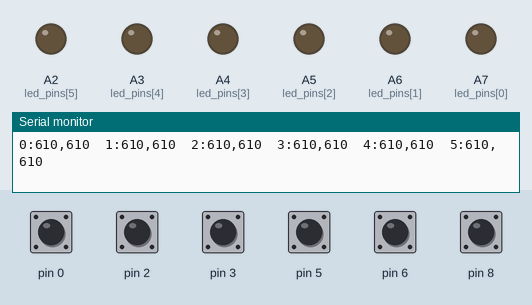
The sketch below on a simulated Teensy 4. On the bench: output pins drawn as LEDs (lit = HIGH), the last lines printed to the serial monitor. The inputs (shaded band) are chosen by the test bench; at power-on: pin 0, pin 2, pin 3, pin 5, pin 6, pin 8 HIGH.

Above: at 1.2 s.
1.3 s: pin 0 pulled LOW for 0.15 s
At 1.39 s:
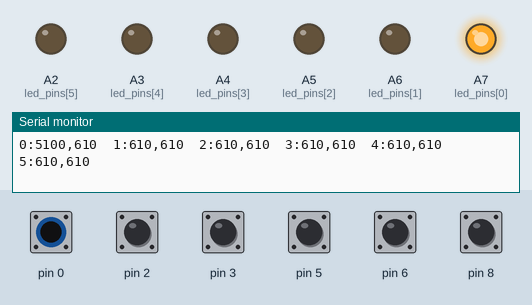
2.9 s: pin 2 pulled LOW for 1 s
At 3.7 s:
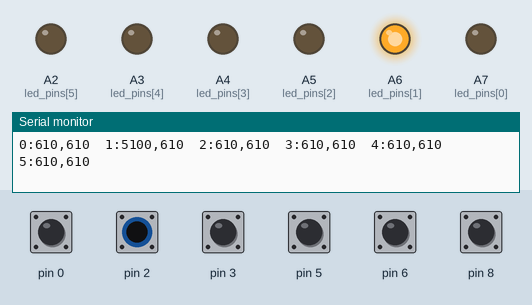
5.4 s: pin 3 pulled LOW for 0.15 s
At 5.49 s:
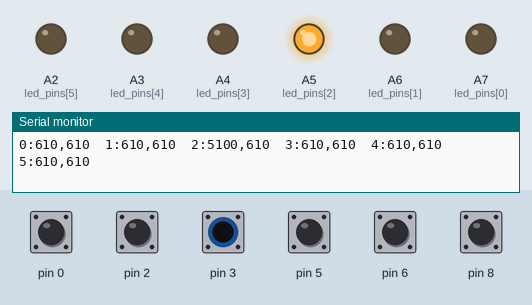
7.0 s: pin 5 pulled LOW for 0.15 s
At 7.08 s:
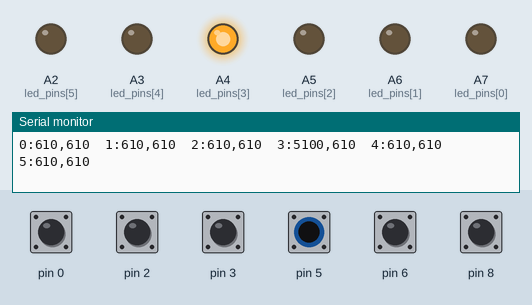
8.6 s: pin 6 pulled LOW for 0.15 s
At 8.69 s:
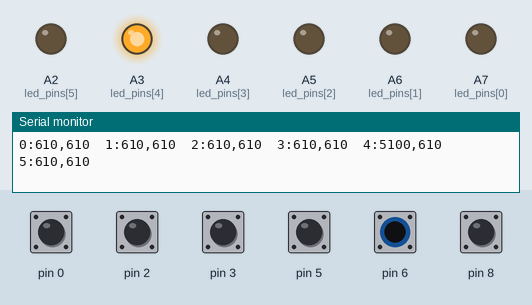
10.2 s: pin 8 pulled LOW for 0.15 s
At 10.28 s:
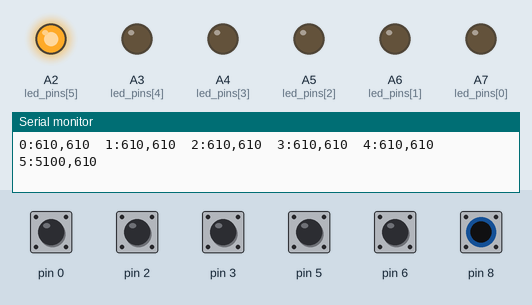
Timing chart, 0 to 12.8 s (numbered marks = the images above; inputs shaded):
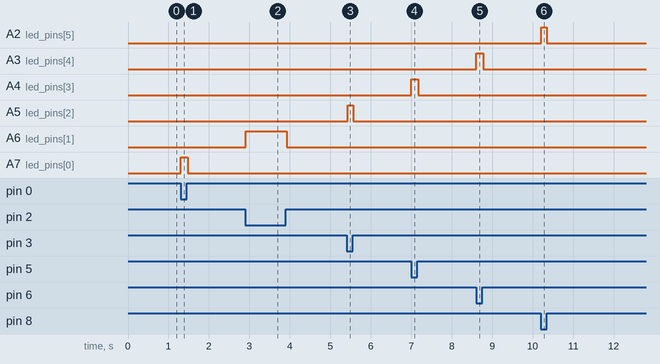

The sketch:

midi_sketch.ino
```cpp
#include <TimerOne.h>
#include <CapacitiveSensor.h>
#include "CapacitiveTouchSwitch.h"

const int midi_min=60;
const int midi_max=82;
long int timer=0;
int current_note;
bool sns01_on=false;
long threshold=40;
const uint8_t samples=30;

CapacitiveTouchSwitch sns0(1,0,samples,threshold);
CapacitiveTouchSwitch sns2(1,2,samples,threshold);
CapacitiveTouchSwitch sns3(4,3,samples,threshold);
CapacitiveTouchSwitch sns5(4,5,samples,threshold);
CapacitiveTouchSwitch sns6(7,6,samples,threshold);
CapacitiveTouchSwitch sns8(7,8,samples,threshold);

const int numSensors=6;
CapacitiveTouchSwitch *sensors[numSensors]={&sns0, &sns2, &sns3, &sns5, &sns6, &sns8};
const uint8_t midi_notes[numSensors]={64, 66, 68, 69, 71, 73};
const uint8_t led_pins[numSensors]={21,20,19,18,17,16};

void setup () {
  //Start serial. Baud rate is ignored with USB.
  Serial.begin(9600);
  Serial.println("Capacitive Sensing Demo");
  //set led pins as output low
  for (int i=0; i<numSensors; i++) {
    pinMode(led_pins[i],OUTPUT);
    digitalWrite(led_pins[i],LOW);
    //configure sensor Hysteresis and timeout
    sensors[i]->SetHysteresis(threshold/2);
    sensors[i]->SetTimeoutMs(5000); //5 seconds, for now
    sensors[i]->SetBaselineAlways(false); //don't adjust baseline while on
  }
}

void loop () {
  for (int i=0; i<numSensors; i++) {
    sensors[i]->Update();
    Serial.print(i);
    Serial.print(':');
    Serial.print(sensors[i]->LastResult());
    Serial.print(',');
    Serial.print(sensors[i]->Baseline());
    Serial.print('\t');
    //look for a change in switch state
    if (sensors[i]->Changed()) {
      //if changed and now on, send a MIDI note on event
      if (sensors[i]->State()) {
        usbMIDI.sendNoteOn(midi_notes[i], 127, 1);
        digitalWrite(led_pins[i],HIGH);
      //if changed and off, send a note off
      } else {
        usbMIDI.sendNoteOff(midi_notes[i], 0, 1);
        digitalWrite(led_pins[i],LOW);
      }
    }
  }
  Serial.println();
  delay(15);
}
```

CapacitiveTouchSwitch.h
```cpp
#ifndef __CAPACITIVETOUCHSWITCH_H__
#define __CAPACITIVETOUCHSWITCH_H__
#include <CapacitiveSensor.h>

class CapacitiveTouchSwitch : CapacitiveSensor {
  public:
    CapacitiveTouchSwitch(const uint8_t sendPin, const uint8_t receivePin, const uint8_t samples, const int32_t threshold)
    : CapacitiveSensor(sendPin, receivePin)
    , mInitialized(false)
    , mSwitchState(false)
    , mChanged(false)
    , mLastResult(0)
    , mBaseline(0)
    , mThreshold(threshold)
    , mHysteresis(DEFAULT_HYSTERESIS)
    , mBaselineCount(0)
    , mBaselineRate(BASELINE_RATE_DEFAULT)
    , mSamples(samples)
    , mBaselineAlways(true)
    , mLastTimeOnMs(0)
    , mTimeoutMs(0)
    {
      set_CS_AutocaL_Millis(DEFAULT_AUTOCAL);
    }

    bool Update() {
      //get raw sensor value
      mLastResult=capacitiveSensorRaw(mSamples);

      //check baseline initialization flag
      //reset baseline value if flag is unset
      if (!mInitialized) {
        mBaseline=mLastResult;
        mInitialized=true;
        mBaselineCount=0;
      }

      //compute sensor level as difference between raw and baseline
      const int32_t difference=mLastResult-mBaseline;

      //adjust baseline
      //Baseline drifts toward result value when switch off or mBaselineAlways set
      //baseline not affected while switch on if mBaselineAlways is false
      //Baseline adjustment rate determined by mBaselineRate
      mBaselineCount = (mBaselineCount+1) % mBaselineRate;
      if (mBaselineCount==0 && (!mSwitchState || mBaselineAlways)) {

        if (difference < -mThreshold) {
          mBaseline=mLastResult;
        } else {
          int32_t baseline_adjust=difference>>BASELINE_SHIFT;
          //make sure adjustment is at least 1 if difference in non-zero
          if (baseline_adjust==0 && difference!=0) {
            baseline_adjust=difference>0 ? 1 : -1;
          }

          mBaseline+=baseline_adjust;
        }
      }

      //Check switch state
      if (!mSwitchState && difference > (mThreshold+mHysteresis)) {
        mSwitchState=true;
        mChanged=true;
        mLastTimeOnMs=millis();
      } else if (mSwitchState && difference < (mThreshold+mHysteresis)) {
        mSwitchState=false;
        mChanged=true;
      } else {
      }

      //if on, check timeout
      if (mSwitchState && mTimeoutMs!=0) {
        uint32_t time_on_ms=millis()-mLastTimeOnMs;
        if (time_on_ms > mTimeoutMs) {
          mInitialized=false;
        }
      }

      return mSwitchState;
    }

    bool State() const {
      return mSwitchState;
    }

    bool Changed() {
      bool rVal=mChanged;
      mChanged=false;
      return rVal;
    }

    int32_t LastResult() const {
      return mLastResult;
    }

    int32_t Baseline() const {
      return mBaseline;
    }

    void ResetBaseline() {
      mInitialized=0;
    }

    int32_t Diff() const {
      return LastResult() - Baseline();
    }

    uint16_t BaselineRate() const {
      return mBaselineRate;
    }

    void SetBaselineRate (const uint16_t val) {
      mBaselineRate=val;
    }

    int32_t Hysteresis() const {
      return mHysteresis;
    }

    void SetHysteresis(const int32_t val) {
      if (val<0) {
        mHysteresis=0;
      } else {
        mHysteresis=val;
      }
    }

    uint32_t TimeoutMs() const {
      return mTimeoutMs;
    }

    void SetTimeoutMs(const uint32_t val) {
      mTimeoutMs=val;
    }

    bool BaselineAlways() const {
      return mBaselineAlways;
    }

    void SetBaselineAlways(const bool val) {
      mBaselineAlways=val;
    }

  private:
    static const int32_t BASELINE_SHIFT=3;
    static const uint32_t DEFAULT_TIMEOUT=100;
    static const uint32_t DEFAULT_AUTOCAL=0xFFFFFFFF;
    static const int32_t DEFAULT_HYSTERESIS=50;
    static const uint16_t BASELINE_RATE_DEFAULT=50;

    bool mInitialized; //has the baseline been initialized? Also used for reset.
    bool mSwitchState; //Is the switch off or on?
    bool mChanged; //Did the switch state just change?

    int32_t mLastResult; //Last raw result value from sensor.
    int32_t mBaseline; //Sensor baseline value.
    int32_t mThreshold; //on/off threshold
    int32_t mHysteresis; //on/off hysteresis

    uint16_t mBaselineCount; //counter to control baseline adjustment rate
    uint16_t mBaselineRate; //baseline adjustment counter period

    uint8_t mSamples; //samples value for capacitiveSensorRaw

    bool mBaselineAlways;

    uint32_t mLastTimeOnMs;
    uint32_t mTimeoutMs;
};

#endif //#ifndef __CAPACITIVETOUCHSWITCH_H__
```

Measured:
- after the input at 1.3 s, A7 (led_pins[0]): LOW → HIGH at once, → LOW 0.17 s later
- after the input at 2.9 s, A6 (led_pins[1]): LOW → HIGH at once, → LOW 1.0 s later
- after the input at 5.4 s, A5 (led_pins[2]): LOW → HIGH at once, → LOW 0.13 s later
- after the input at 7.0 s, A4 (led_pins[3]): LOW → HIGH at once, → LOW 0.17 s later
- after the input at 8.6 s, A3 (led_pins[4]): LOW → HIGH at once, → LOW 0.17 s later
- after the input at 10.2 s, A2 (led_pins[5]): LOW → HIGH at once, → LOW 0.13 s later
